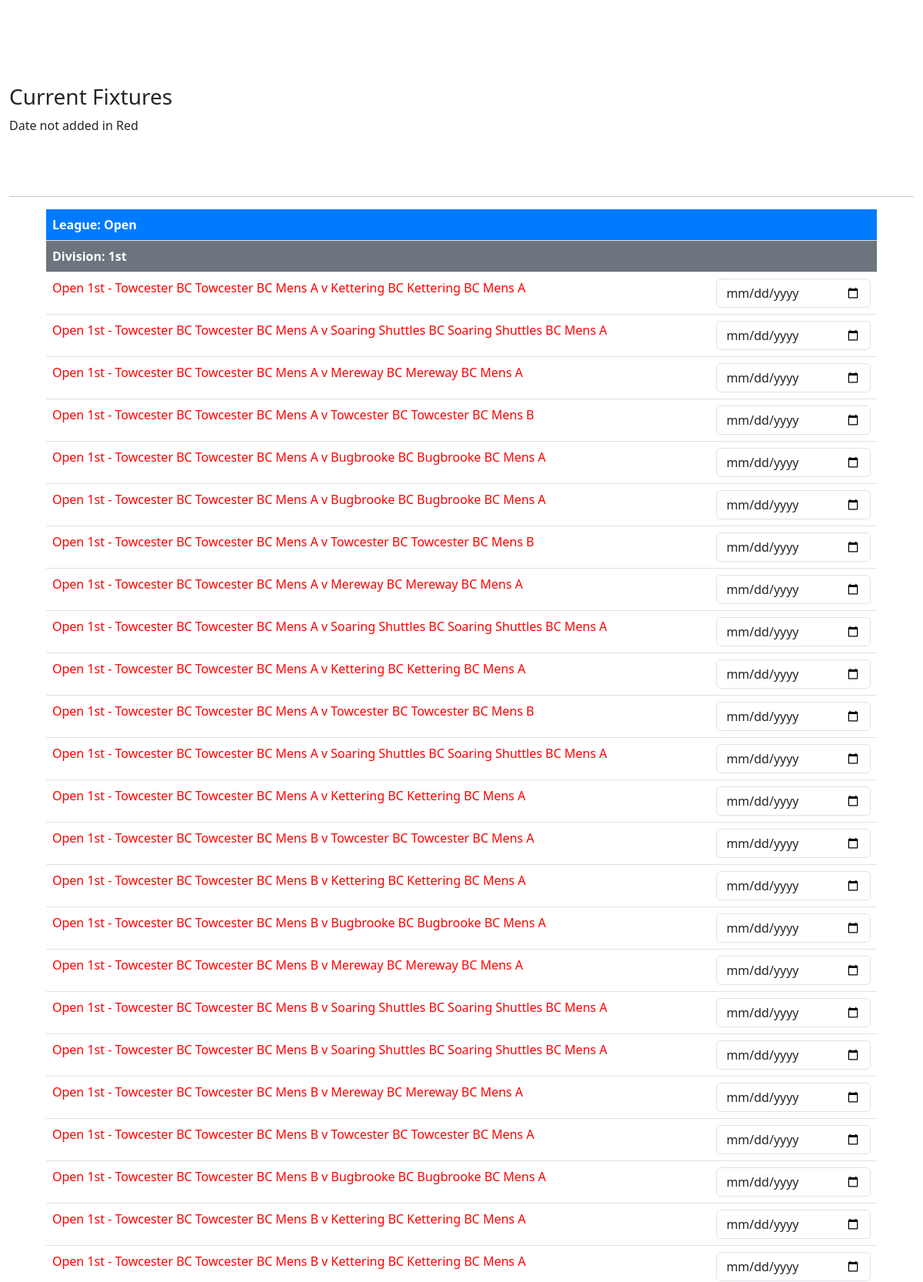
The app's page /fixturedates.php (signed in, upper part) with its own data.
### tables this page shows
CREATE TABLE `TblMatches` (
  `MatchID` int(4) UNSIGNED NOT NULL,
  `DivisionID` varchar(50) NOT NULL,
  `HomeID` int(4) NOT NULL,
  `AwayID` int(4) NOT NULL,
  `Fixturedate` date DEFAULT NULL,
  `Season` int(4) DEFAULT NULL,
  `HomeP1ID` int(4) DEFAULT NULL,
  `HomeP2ID` int(4) DEFAULT NULL,
  `HomeP3ID` int(4) DEFAULT NULL,
  `HomeP4ID` int(4) DEFAULT NULL,
  `HomeP5ID` int(4) DEFAULT NULL,
  `HomeP6ID` int(4) DEFAULT NULL,
  `AwayP1ID` int(4) DEFAULT NULL,
  `AwayP2ID` int(4) DEFAULT NULL,
  `AwayP3ID` int(4) DEFAULT NULL,
  `AwayP4ID` int(4) DEFAULT NULL,
  `AwayP5ID` int(4) DEFAULT NULL,
  `AwayP6ID` int(4) DEFAULT NULL,
  `m1h` int(2) DEFAULT NULL,
  `m1a` int(2) DEFAULT NULL,
  `m2h` int(2) DEFAULT NULL,
  `m2a` int(2) DEFAULT NULL,
  `m3h` int(2) DEFAULT NULL,
  `m3a` int(2) DEFAULT NULL,
  `m4h` int(2) DEFAULT NULL,
  `m4a` int(2) DEFAULT NULL,
  `m5h` int(2) DEFAULT NULL,
  `m5a` int(2) DEFAULT NULL,
  `m6h` int(2) DEFAULT NULL,
  `m6a` int(2) DEFAULT NULL,
  `m7h` int(2) DEFAULT NULL,
  `m7a` int(2) DEFAULT NULL,
  `m8h` int(2) DEFAULT NULL,
  `m8a` int(2) DEFAULT NULL,
  `m9h` int(2) DEFAULT NULL,
  `m9a` int(2) DEFAULT NULL,
  `m10h` int(2) DEFAULT NULL,
  `m10a` int(2) DEFAULT NULL,
  `m11h` int(2) DEFAULT NULL,
  `m11a` int(2) DEFAULT NULL,
  `m12h` int(2) DEFAULT NULL,
  `m12a` int(2) DEFAULT NULL,
  `m13h` int(2) DEFAULT NULL,
  `m13a` int(2) DEFAULT NULL,
  `m14h` int(2) DEFAULT NULL,
  `m14a` int(2) DEFAULT NULL,
  `m15h` int(2) DEFAULT NULL,
  `m15a` int(2) DEFAULT NULL,
  `m16h` int(2) DEFAULT NULL,
  `m16a` int(2) DEFAULT NULL,
  `m17h` int(2) DEFAULT NULL,
  `m17a` int(2) DEFAULT NULL,
  `m18h` int(2) DEFAULT NULL,
  `m18a` int(2) DEFAULT NULL,
  `m19h` int(2) DEFAULT NULL,
  `m19a` int(2) DEFAULT NULL,
  `m20h` int(2) DEFAULT NULL,
  `m20a` int(2) DEFAULT NULL,
  `m21h` int(2) DEFAULT NULL,
  `m21a` int(2) DEFAULT NULL,
  `m22h` int(2) DEFAULT NULL,
  `m22a` int(2) DEFAULT NULL,
  `m23h` int(2) DEFAULT NULL,
  `m23a` int(2) DEFAULT NULL,
  `m24h` int(2) DEFAULT NULL,
  `m24a` int(2) DEFAULT NULL,
  `m25h` int(2) DEFAULT NULL,
  `m25a` int(2) DEFAULT NULL,
  `m26h` int(2) DEFAULT NULL,
  `m26a` int(2) DEFAULT NULL,
  `m27h` int(2) DEFAULT NULL,
  `m27a` int(2) DEFAULT NULL,
  `resultsentered` int(1) DEFAULT NULL
);

CREATE TABLE `TblLeague` (
  `LeagueID` int(4) UNSIGNED NOT NULL,
  `Name` varchar(50) NOT NULL,
  `Details` varchar(50) NOT NULL
);

CREATE TABLE `TblDivision` (
  `DivisionID` int(4) UNSIGNED NOT NULL,
  `Name` varchar(50) NOT NULL,
  `LeagueID` int(4) NOT NULL,
  `Divisionrank` int(1) NOT NULL
);

CREATE TABLE `TblClub` (
  `ClubID` int(4) UNSIGNED NOT NULL,
  `Clubname` varchar(40) NOT NULL,
  `Location` longtext NOT NULL,
  `Website` varchar(200) DEFAULT NULL,
  `Instagram` varchar(200) DEFAULT NULL,
  `Facebook` varchar(500) DEFAULT NULL,
  `Contactname` varchar(200) NOT NULL,
  `Contactnumber` varchar(200) DEFAULT NULL,
  `Contactemail` varchar(200) DEFAULT NULL,
  `Clubsecretaryname` varchar(200) DEFAULT NULL,
  `Clubsecretarynumber` varchar(200) DEFAULT NULL,
  `Clubsecretaryemail` varchar(200) DEFAULT NULL,
  `Matchsecretaryname` varchar(200) DEFAULT NULL,
  `Matchsecretarynumber` varchar(200) DEFAULT NULL,
  `Matchsecretaryemail` varchar(200) DEFAULT NULL,
  `Clubnight` longtext DEFAULT NULL,
  `Matchnight` longtext DEFAULT NULL,
  `Password` varchar(200) DEFAULT NULL,
  `Junior` int(1) DEFAULT NULL
);

CREATE TABLE `TblClubhasteam` (
  `ClubhasteamID` int(4) UNSIGNED NOT NULL,
  `ClubID` int(4) NOT NULL,
  `DivisionID` varchar(50) NOT NULL,
  `Name` varchar(200) NOT NULL,
  `current` int(1) DEFAULT 1,
  `dock` int(1) DEFAULT 0
);

### fixturedates.php (the view, shortened to what this page needs)
<!DOCTYPE html>
<html>
<head>
  <link href="styles.css" rel="stylesheet">
  <link href="https://cdn.jsdelivr.net/npm/bootstrap@5.3.0/dist/css/bootstrap.min.css" rel="stylesheet">
</head>
<body>
<div class="container-fluid" style="margin-top:10px">
    <form action="updatefixtures.php" method="POST">
    <br>
    <h3>Current Fixtures</h3>
    <p>Date not added in Red</p>
    <br>
    <br>
    <hr>
    <?php
    include_once ("connection.php");
    if (!isset($_SESSION["adloggedin"])){
     $stmt = $conn->prepare("SELECT MatchID,HomeID, AwayID, Season, Fixturedate, TblMatches.DivisionID as DID,
     leag.name as LN, awt.Clubname as AWC, ht.Clubname as HC, home.DivisionID as hd, away.Name as AWN, home.Name as HN,
     away.DivisionID as ad , DIVIS.Name as DIVN , leag.Name as LN FROM TblMatches
     INNER JOIN TblClubhasteam as home ON (TblMatches.HomeID = home.ClubhasteamID)
     INNER JOIN TblClubhasteam as away ON (TblMatches.AwayID=away.ClubhasteamID)
     INNER JOIN TblDivision as DIVIS ON (TblMatches.DivisionID = DIVIS.DivisionID)
     INNER JOIN TblLeague as leag ON (DIVIS.LeagueID = leag.LeagueID)
     INNER JOIN TblClub as awt ON away.ClubID=awt.ClubID
     INNER JOIN TblClub as ht ON home.ClubID=ht.ClubID
     WHERE Season=:SEAS  AND awt.ClubID=:club OR ht.ClubID=:club ORDER BY  ad ASC,HN ASC,Fixturedate ASC " );
     $stmt->bindParam(':club', $_SESSION["clubid"]);
     $stmt->bindParam(':SEAS', $_SESSION["Season"]);
     }
    $stmt->execute();
   $currentLeague = "";
$currentDivision = "";
echo "<div class='table-responsive' style='max-width:90vw; margin:auto;'>";
echo "<table class='table'>";
echo "<tbody>";
while ($row = $stmt->fetch(PDO::FETCH_ASSOC)) {
    if ($row['LN'] !== $currentLeague) {
        $currentLeague = $row['LN'];
        echo "<tr><th colspan='2' style='background:#007bff; color:white;'>League: " . htmlspecialchars($currentLeague) . "</th></tr>";
        $currentDivision = "";
    }
    if ($row['DIVN'] !== $currentDivision) {
        $currentDivision = $row['DIVN'];
        echo "<tr><th colspan='2' style='background:#6c757d; color:white;'>Division: " . htmlspecialchars($currentDivision) . "</th></tr>";
    }
    echo("<tr>");
    if (empty($row["Fixturedate"]) || $row["Fixturedate"] == "0000-00-00") {
    echo("<td style='color:#FF0000'>".$row['LN']." ".$row['DIVN']." - ".$row['HC']." ".$row['HN']." v ".$row['AWC']." ".$row['AWN']."</td>
          <td><input class='form-control' type='date' name='".$row['MatchID']."' size='9' value=''></td>");
} else if (isset($_SESSION["adloggedin"])) {
    echo("<td>".$row['LN']." ".$row['DIVN']." - ".$row['HC']." ".$row['HN']." v ".$row['AWC']." ".$row['AWN']."</td>
          <td><input class='form-control' type='date' name='".$row['MatchID']."' size='9' value='".$row["Fixturedate"]."'></td>");
} else if ($row["AWC"] == $_SESSION["clubname"] || $row["HC"] == $_SESSION["clubname"]) {
    echo("<td>".$row['LN']." ".$row['DIVN']." - ".$row['HC']." ".$row['HN']." v ".$row['AWC']." ".$row['AWN']."</td>
          <td><input class='form-control' type='date' name='".$row['MatchID']."' size='9' value='".$row["Fixturedate"]."'></td>");
} else {
    echo("<td style='color:#C0C0C0'>".$row['LN']." ".$row['DIVN']." - ".$row['HC']." ".$row['HN']." v ".$row['AWC']." ".$row['AWN']."</td>
          <td><input disabled class='form-control' type='date' name='".$row['MatchID']."' size='9' value='".$row["Fixturedate"]."'></td>");
}
    echo("</tr>");
}
echo "</tbody></table></div>";
?>
</div>
</body>
</html>

### styles.css (style rules this page uses)
body { padding: 75px 0 0 0 ; }

### records on screen
tblmatches: tblleague.Name "Open", DivisionID.Name "1st", tblclub.Clubname "Towcester BC", tblclubhasteam.Name "Towcester BC Mens A", tblclub.Clubname "Kettering BC", tblclubhasteam.Name "Kettering BC Mens A"
tblmatches: tblleague.Name "Open", DivisionID.Name "1st", tblclub.Clubname "Towcester BC", tblclubhasteam.Name "Towcester BC Mens A", tblclub.Clubname "Soaring Shuttles BC", tblclubhasteam.Name "Soaring Shuttles BC Mens A"
tblmatches: tblleague.Name "Open", DivisionID.Name "1st", tblclub.Clubname "Towcester BC", tblclubhasteam.Name "Towcester BC Mens A", tblclub.Clubname "Mereway BC", tblclubhasteam.Name "Mereway BC Mens A"
tblmatches: tblleague.Name "Open", DivisionID.Name "1st", tblclub.Clubname "Towcester BC", tblclubhasteam.Name "Towcester BC Mens A", tblclubhasteam.Name "Towcester BC Mens B"
tblmatches: tblleague.Name "Open", DivisionID.Name "1st", tblclub.Clubname "Towcester BC", tblclubhasteam.Name "Towcester BC Mens A", tblclub.Clubname "Bugbrooke BC", tblclubhasteam.Name "Bugbrooke BC Mens A"
tblmatches: tblleague.Name "Open", DivisionID.Name "1st", tblclub.Clubname "Towcester BC", tblclubhasteam.Name "Towcester BC Mens A", tblclub.Clubname "Bugbrooke BC", tblclubhasteam.Name "Bugbrooke BC Mens A"
tblmatches: tblleague.Name "Open", DivisionID.Name "1st", tblclub.Clubname "Towcester BC", tblclubhasteam.Name "Towcester BC Mens A", tblclubhasteam.Name "Towcester BC Mens B"
tblmatches: tblleague.Name "Open", DivisionID.Name "1st", tblclub.Clubname "Towcester BC", tblclubhasteam.Name "Towcester BC Mens A", tblclub.Clubname "Mereway BC", tblclubhasteam.Name "Mereway BC Mens A"
tblmatches: tblleague.Name "Open", DivisionID.Name "1st", tblclub.Clubname "Towcester BC", tblclubhasteam.Name "Towcester BC Mens A", tblclub.Clubname "Soaring Shuttles BC", tblclubhasteam.Name "Soaring Shuttles BC Mens A"
tblmatches: tblleague.Name "Open", DivisionID.Name "1st", tblclub.Clubname "Towcester BC", tblclubhasteam.Name "Towcester BC Mens A", tblclub.Clubname "Kettering BC", tblclubhasteam.Name "Kettering BC Mens A"
tblmatches: tblleague.Name "Open", DivisionID.Name "1st", tblclub.Clubname "Towcester BC", tblclubhasteam.Name "Towcester BC Mens A", tblclubhasteam.Name "Towcester BC Mens B"
tblmatches: tblleague.Name "Open", DivisionID.Name "1st", tblclub.Clubname "Towcester BC", tblclubhasteam.Name "Towcester BC Mens A", tblclub.Clubname "Soaring Shuttles BC", tblclubhasteam.Name "Soaring Shuttles BC Mens A"
tblmatches: tblleague.Name "Open", DivisionID.Name "1st", tblclub.Clubname "Towcester BC", tblclubhasteam.Name "Towcester BC Mens A", tblclub.Clubname "Kettering BC", tblclubhasteam.Name "Kettering BC Mens A"
tblmatches: tblleague.Name "Open", DivisionID.Name "1st", tblclub.Clubname "Towcester BC", tblclubhasteam.Name "Towcester BC Mens B", tblclubhasteam.Name "Towcester BC Mens A"
tblmatches: tblleague.Name "Open", DivisionID.Name "1st", tblclub.Clubname "Towcester BC", tblclubhasteam.Name "Towcester BC Mens B", tblclub.Clubname "Kettering BC", tblclubhasteam.Name "Kettering BC Mens A"
tblmatches: tblleague.Name "Open", DivisionID.Name "1st", tblclub.Clubname "Towcester BC", tblclubhasteam.Name "Towcester BC Mens B", tblclub.Clubname "Bugbrooke BC", tblclubhasteam.Name "Bugbrooke BC Mens A"
tblmatches: tblleague.Name "Open", DivisionID.Name "1st", tblclub.Clubname "Towcester BC", tblclubhasteam.Name "Towcester BC Mens B", tblclub.Clubname "Mereway BC", tblclubhasteam.Name "Mereway BC Mens A"
tblmatches: tblleague.Name "Open", DivisionID.Name "1st", tblclub.Clubname "Towcester BC", tblclubhasteam.Name "Towcester BC Mens B", tblclub.Clubname "Soaring Shuttles BC", tblclubhasteam.Name "Soaring Shuttles BC Mens A"
tblmatches: tblleague.Name "Open", DivisionID.Name "1st", tblclub.Clubname "Towcester BC", tblclubhasteam.Name "Towcester BC Mens B", tblclub.Clubname "Soaring Shuttles BC", tblclubhasteam.Name "Soaring Shuttles BC Mens A"
tblmatches: tblleague.Name "Open", DivisionID.Name "1st", tblclub.Clubname "Towcester BC", tblclubhasteam.Name "Towcester BC Mens B", tblclub.Clubname "Mereway BC", tblclubhasteam.Name "Mereway BC Mens A"
tblmatches: tblleague.Name "Open", DivisionID.Name "1st", tblclub.Clubname "Towcester BC", tblclubhasteam.Name "Towcester BC Mens B", tblclubhasteam.Name "Towcester BC Mens A"
tblmatches: tblleague.Name "Open", DivisionID.Name "1st", tblclub.Clubname "Towcester BC", tblclubhasteam.Name "Towcester BC Mens B", tblclub.Clubname "Bugbrooke BC", tblclubhasteam.Name "Bugbrooke BC Mens A"
tblmatches: tblleague.Name "Open", DivisionID.Name "1st", tblclub.Clubname "Towcester BC", tblclubhasteam.Name "Towcester BC Mens B", tblclub.Clubname "Kettering BC", tblclubhasteam.Name "Kettering BC Mens A"
tblmatches: tblleague.Name "Open", DivisionID.Name "1st", tblclub.Clubname "Towcester BC", tblclubhasteam.Name "Towcester BC Mens B", tblclub.Clubname "Kettering BC", tblclubhasteam.Name "Kettering BC Mens A"
